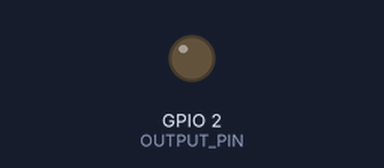
Recording of a sketch running on a simulated ESP8266 (NodeMCU). Shown: output pins drawn as LEDs (lit = HIGH). WiFi joins after 1.5 s; servers stay silent unless stated; what the sketch prints to the serial monitor is not drawn.

Above: at 1.6 s.
At 49.1 s:
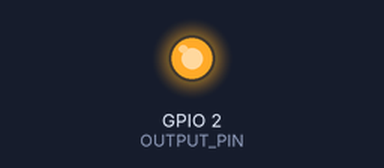
Timing chart, 0 to 99.6 s (numbered marks = the images above):
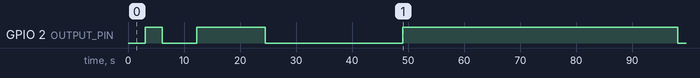

Measured:
- by itself, GPIO 2 (OUTPUT_PIN): goes HIGH 3.1 s, LOW 6.1 s, HIGH 12.3 s, LOW 24.5 s, HIGH 49.1 s, then LOW

The sketch:

ESPr_UDP_PPM.ino
```cpp
// ESPWROOM から　FUTABA T10J にトレーナーコード経由でPPMを送るためのプログラム
// arduino の設定は
// http://trac.switch-science.com/wiki/esp_dev_arduino_ide
// CPU Frequency を 160 MHzにしないとFCにPPMを送れない．
// PPM は　Down pulse
#include <Arduino.h>
#include <ESP8266WiFi.h> //https://github.com/esp8266/Arduino
#include <WiFiUDP.h>
#define CPU_FRE 160 // CPUクロック周波数 [MHz]
#include <math.h>

uint8_t i;
unsigned int droneNumber = 132; //機体番号を入力

/////////////////// WiFi関係 ////////////////////
// ESPrのIPアドレスの設定
// const char *ssid = "ACSLexperimentWiFi";
// const char *password = "wifi-acsl-mse";
const char *ssid = "ACSL-Drone-Hotspot";
const char *password = "1qaz2wsx";
IPAddress myIP(192, 168, 50, droneNumber); // 機体により下番号変更

IPAddress gateway(192, 168, 50, 1); // PCが接続されているネットワークのゲートウェイのIPアドレスを入力する（MATLABのPCのIP）
const int my_udp_port = 8000;       //開放する自ポート
IPAddress subnet(255, 255, 255, 0);

WiFiUDP udp;

boolean connected = false;

/////////////////// PPM関係 ////////////////////
char packetBuffer[255];
#define TOTAL_INPUT 4 // number of input channels
#define TOTAL_CH 8    // number of channels
// https://create-it-myself.com/research/study-ppm-spec/
#define PPM_PERIOD 22500   // PPM信号の周期  [us] = 22.5 [ms] // オシロスコープでプロポ信号を計測した結果：上のリンク情報とも合致
#define TIME_LOW 400       // PPM信号 LOW時の幅　 // 同上 Futaba はこちら
#define TIME_HIGH_MIN 0    // PPM幅の最小 [us] : MATLAB側のプログラムを変えないように最後に100を足すようにしている
#define TIME_HIGH_MAX 1000 // PPM幅の最大 [us] : MATLAB側のプログラムを変えないように最後に100を足すようにしている

#define CH_MIN 0       // PPM幅の最小 [us]
#define CH_NEUTRAL 500 // PPM幅の中間 [us]
#define CH_MAX 1000    // PPM幅の最大 [us]

#define CH_OFFSET 600 // 共通オフセット値

//（特にroll入力が他の値が増加することで必要なoffset値が一度変化するので、AUX5をMAX値にしておくことで変化した後の値で一定にした。）
volatile uint16_t TOTAL_CH_OFFSET = 0; // CH_OFFSETの合計
volatile uint8_t n_ch = TOTAL_CH;      // 現在の chを保存
volatile uint16_t pw[TOTAL_CH];        // ch毎のパルス幅を保存
volatile uint16_t phw[TOTAL_CH];       // PPM周期を保つため、Pulse_control内のみで使用
volatile uint16_t start_H = PPM_PERIOD;
volatile uint16_t start_Hh = PPM_PERIOD;
volatile uint16_t TOTAL_CH_W;

#define OUTPUT_PIN 2 // PPM出力のピン番号 加速度使うなら０

unsigned long t_now;

// マイクロ秒をクロック数に換算 (@CPU_FREMHz)
#define USEC2CLOCK(us) (us * CPU_FRE * 1L)

//*********** local functions  *************************//
void connectToWiFi() // ---- setup connection to wifi
{
  WiFi.begin(ssid, password);
  WiFi.config(myIP, gateway, subnet);
  Serial.println("start_connect");
  while (WiFi.status() != WL_CONNECTED)
  {
    delay(500);
    Serial.print(".");
  }
  Serial.println("CONNECTED!");

  Serial.println("WiFi connected");
  Serial.print("Local IP address: ");
  Serial.println(myIP);
  Serial.println(WiFi.localIP());
}

void setupPPM() // ---------- setup ppm signal configuration
{

  pinMode(OUTPUT_PIN, OUTPUT);
  digitalWrite(OUTPUT_PIN, LOW);
  pw[0] = CH_NEUTRAL; // roll
  pw[1] = CH_NEUTRAL; // pitch
  pw[2] = CH_MIN;     // throttle
  pw[3] = CH_NEUTRAL; // yaw
  pw[4] = CH_MIN;     // AUX1
  pw[5] = CH_MIN;     // AUX2
  pw[6] = CH_MIN;     // AUX3
  pw[7] = CH_MIN;     // AUX4
  start_H = PPM_PERIOD - 8 * CH_OFFSET - 3 * CH_NEUTRAL - 9 * TIME_LOW;
  // CPUのクロック周波数でPPM信号を制御
  noInterrupts();
  timer0_isr_init();
  timer0_attachInterrupt(Pulse_control);                      // timer 終了時に呼び出す関数の登録
  timer0_write(ESP.getCycleCount() + USEC2CLOCK(PPM_PERIOD)); // 22.5 msec (CPU_FRE*10^6 == 1sec) : 次の割り込み時間を設定
  interrupts();
}

void receiveUDP() // ---------- loop function : receive signal by UDP
{
  // ch : 0 - 1000 is converted to 1000 - 2000 throttle on FC
  int packetSize = udp.parsePacket();
  if (packetSize)
  {
    int len = udp.read(packetBuffer, packetSize);
    if (len > 0)
    {
      TOTAL_CH_W = 0;
      for (i = 0; i < TOTAL_CH; i++)
      {
        pw[i] = uint16_t(packetBuffer[i]) * 100 + uint16_t(packetBuffer[i + TOTAL_CH]);
        if (pw[i] < CH_MIN)
        {
          pw[i] = CH_MIN;
        }
        else if (pw[i] > CH_MAX)
        {
          pw[i] = CH_MAX;
        }

        TOTAL_CH_W += pw[i];
        /*Serial.print("pw[ ");
        Serial.print(i);
        Serial.print(" ]");
        Serial.println(pw[i]);*/
      }

      start_H = PPM_PERIOD - TOTAL_CH_W - 8 * CH_OFFSET - 9 * TIME_LOW; // 9 times LOW time in each PPM period
    }
  }
}

void Pulse_control()
{
  t_now = ESP.getCycleCount(); // 現在の周波数のカウントを取得
  if (digitalRead(OUTPUT_PIN) == HIGH)
  {
    digitalWrite(OUTPUT_PIN, LOW);              // PPM -> LOW
    timer0_write(t_now + USEC2CLOCK(TIME_LOW)); // 次の割込み時間を指定
    // Serial.println(TIME_LOW);
  }
  else if (n_ch == TOTAL_CH)
  {
    n_ch = 0;
    start_Hh = start_H;
    for (i = 0; i < TOTAL_CH; i++) // PPM 1周期を22.5 msに保つため、途中で変更されたものには対応しない
    {
      phw[i] = pw[i];
    }
    digitalWrite(OUTPUT_PIN, HIGH);             // PPM -> HIGH
    timer0_write(t_now + USEC2CLOCK(start_Hh)); // start 判定の H 時間待つ
    // Serial.println(start_Hh);
  }
  else
  {
    digitalWrite(OUTPUT_PIN, HIGH);                            // PPM -> HIGH
    timer0_write(t_now + USEC2CLOCK((phw[n_ch] + CH_OFFSET))); // 時間を指定
    // Serial.print(phw[n_ch]);
    // Serial.print(" + ");
    // Serial.println(CH_OFFSET);
    n_ch++;
  }
}

// ==================================================================
void setup()
{
  Serial.begin(115200);
  connectToWiFi();
  udp.begin(my_udp_port);

  /////////////////// PPM関係 ////////////////////
  setupPPM();
}

void loop()
{
  receiveUDP();
}
```
